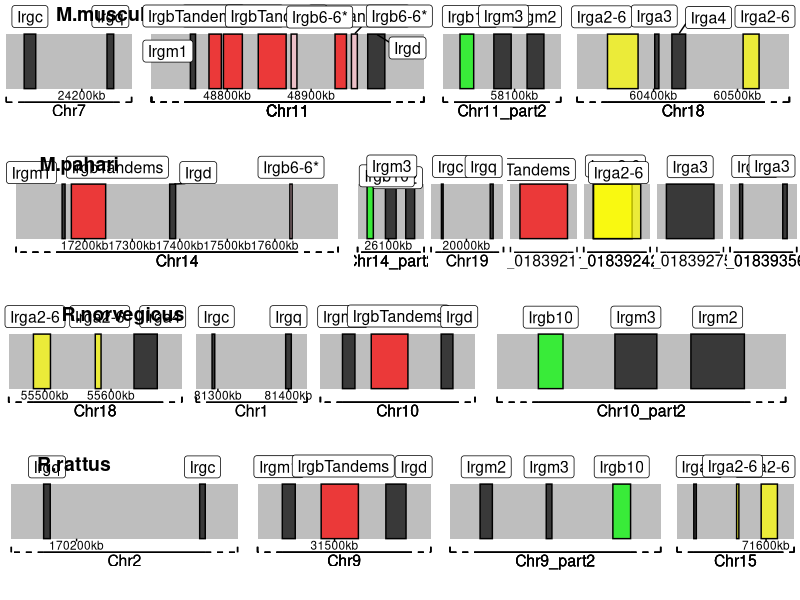
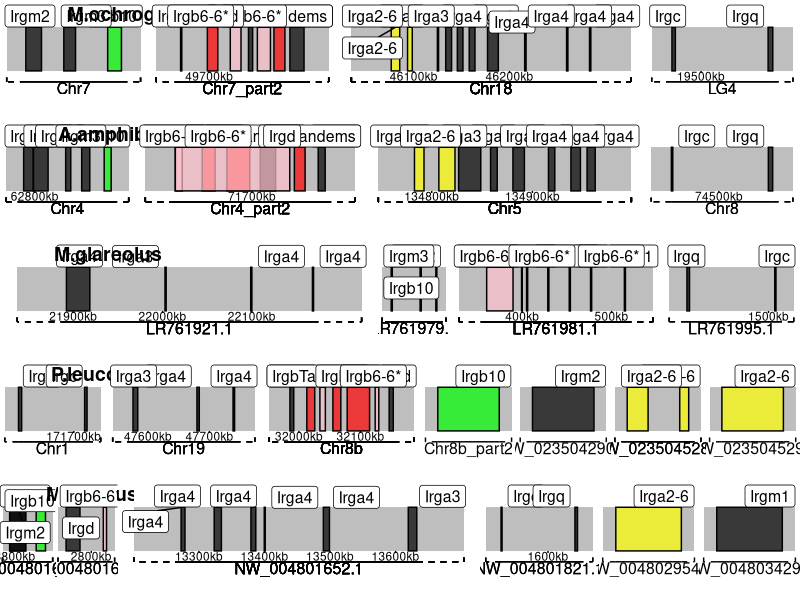

Recreate these plots in R, in order.
library(ggplot2)
library(reshape2)
library(dplyr)
library(gridExtra)
library(ggrepel)
library(cowplot)

data <- read.csv("data4syntheny.tsv", sep = "\t")

makeplot <- function(data){
  data$middleGene <- data$end - (data$end - data$start)/2
  
  # to obtain chromosome ratio (useful at the end)
  df1 <- data %>% group_by(Species,chr) %>% summarise(Chrlength=max(end)-min(start))
  ## keep tiny bits visible
  df1$Chrlength[df1$Chrlength < 50000] <- 100000
  df2 <- df1 %>% group_by(Species) %>% summarise(AlChrlength=sum(Chrlength))
  df3 <- merge(df1, df2)
  df3$ChrRatio <- df3$Chrlength / df3$AlChrlength
  data <- merge(data, df3)
  
  # order chromosomes 
  data <- data[order(data$chr),]
  d1 <- data[grep("Chr", data$chr),]
  d1 <- d1[order(as.numeric(gsub("_part2", "", gsub("Chr","",d1$chr)))),]
  d2 <- data[!grepl("Chr", data$chr),]
  data <- rbind(d1, d2)
  
  # order species
  data <- data[order(data$rankSpecies),]
  
  speciesList <- unique(data$Species)
  chrList <- unique(data$chr)
  data$combi <- paste0(data$Species, data$chr)
  
  # divisor of length of the ... extra part of chromosomes
  div = 5
  
  all_plot_list = list()
  for (s in speciesList){
    
    plot_list = list()
    for (c in chrList){
      # check if the species-chromosome combination exists
      if(paste0(s, c) %in% data$combi){
        # if yes, plot
        subdata <- data[data$Species %in% s & data$chr %in% c,]
        
        # # choose colors
        # subdata$color <- "black"
        # subdata$color[subdata$IrgName %in% "IrgbTandems"] <- "red"
        # subdata$color[subdata$IrgName %in% "Irgb6-6*"] <- "pink"
        # subdata$color[subdata$IrgName %in% "Irgb10"] <- "green"
        # subdata$color[subdata$IrgName %in% "Irga2-6"] <- "yellow"
        
        group.colors <- c(IrgbTandems = "red", "Irgb6-6*" = "pink", Irgb10 ="green", "Irga2-6" = "yellow", 
                          Irga4=1, Irga3=1, Irgm1=1, Irgc=1, Irgm2=1, Irgd=1, Irgq=1, Irgm3=1)
        
        # prepare graduated axis along chr
        step=100000
        xl = seq(0,max(subdata$end), step)
        yl = rep(-0.55, length(seq(0,max(subdata$end), step)))
        labels=paste0(seq(0,max(subdata$end), step)/1000, "kb")
        plot.labels<-data.frame(xl,yl,labels)
        # remove all the useless ones before start
        plot.labels<-plot.labels[plot.labels$xl>min(subdata$start),]
        
        p <- ggplot(subdata)+
          # chr
          geom_rect(aes(xmin=min(start)-(max(end) - min(start))/div, xmax=max(end)+ (max(end) - min(start))/div, 
                        ymin=-1.5,ymax=1), fill = "white")+
          geom_text(aes(x = max(end) - (max(end) - min(start))/2, y = -0.9, label=chr), size = 4)+
          geom_rect(aes(xmin=min(start)-(max(end) - min(start))/div, xmax=max(end)+ (max(end) - min(start))/div, 
                        ymin=-0.5,ymax=+0.5), fill = "grey") +
          ## genomic position
          geom_segment(data = plot.labels, aes(x=xl, xend = xl, y = yl, yend = rep(-0.5, length(yl)))) +
          geom_text(data = plot.labels, aes(x = xl, y = yl-0.07, label=labels), size = 3)+
          ## hline
          geom_segment(aes(x=min(start),xend = max(end), y = -0.75, yend = -0.75)) +
          geom_segment(aes(x=min(start), xend =min(start)-(max(end) - min(start))/div,
                           y = -0.75, yend = -0.75), linetype = 2) +
          geom_segment(aes(x=max(end), xend =max(end)+(max(end) - min(start))/div,
                           y = -0.75, yend = -0.75), linetype = 2) +
          ## ticks
          geom_segment(aes(x=min(start)-(max(end) - min(start))/div, xend = min(start)- (max(end) - min(start))/div,
                           y = -0.75,  yend = -0.65)) +
          geom_segment(aes(x=max(end)+(max(end) - min(start))/div, xend = max(end)+ (max(end) - min(start))/div,
                           y = -0.75,  yend = -0.65)) +
          # gene
          geom_rect(aes(xmin=start, xmax=end, ymin=-0.5,ymax=+0.5, fill=IrgName), col="black", alpha = 0.7) +
          # scale_fill_manual(values = unique(subdata$color))+
          scale_fill_manual(values = group.colors)+
          geom_label_repel(aes(x = middleGene, y = 0.5, label=IrgName), size = 4, nudge_y = 0.1)+
          
          # theme
          theme_void() +
          theme(legend.position = "none")
        plot_list[[c]] = p
      }
    }
    all_plot_list[[s]] = plot_list
  }
  
  # for chr ratio
  drat <- unique(data.frame(data$Species, data$chr,data$ChrRatio))
  
  nspe <- length(all_plot_list)
  all_plots <- list()
  for(s in 1:nspe){
    n <- length(all_plot_list[[s]])
    all_plots[[s]] <- plot_grid(plotlist = all_plot_list[[s]], ncol=n, 
                                rel_widths = drat[drat$data.Species %in% speciesList[s],"data.ChrRatio"], labels = speciesList[s])
  }
  do.call("plot_grid", c(all_plots, nrow=s))
}

pdf(file = "SyntenyPlot_muridae.pdf", width = 20, height =15)
makeplot(data[data$Species %in% c("M.musculus", "M.pahari","R.norvegicus","R.rattus"),])
dev.off()

pdf(file = "SyntenyPlot_cricetidae.pdf", width = 20, height =15)
makeplot(data[data$Species %in% c("M.ochrogaster","A.amphibius", "M.glareolus", "P.leucopus", "M.auratus"),])
dev.off()
